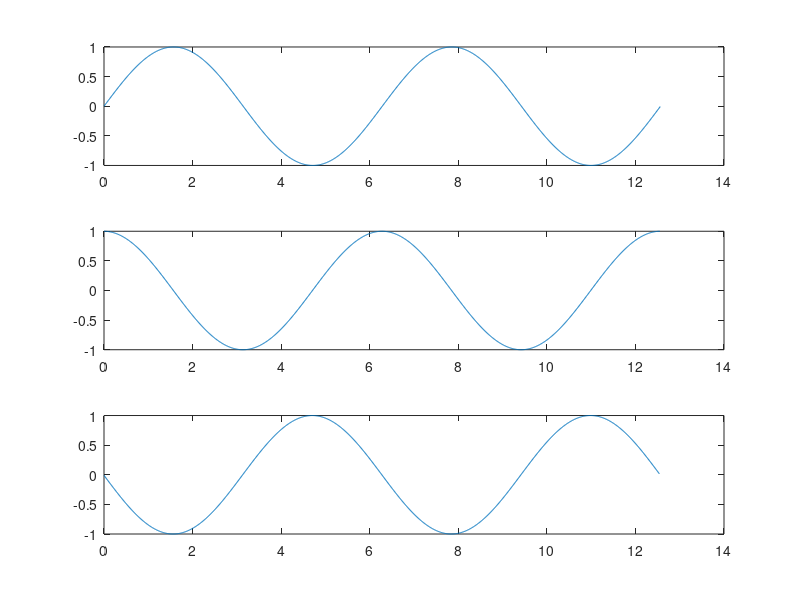

The MATLAB source for this figure:
clc; clear all; close all;
h=0.01;
x=0:h:4*pi;
f=inline('sin(x)');

for i=1:length(x)-1
dy(i)=(f(x(i+1))-f(x(i)))/h;
end
xn=x(1:length(x)-1);

for i=1:length(dy)-1
d2y(i)=(dy(i+1)-dy(i))/h;
end

subplot(311),plot(x,f(x));

subplot(312),plot(x(1:length(x)-1),dy);

subplot(313),plot(x(1:length(x)-2),d2y);
